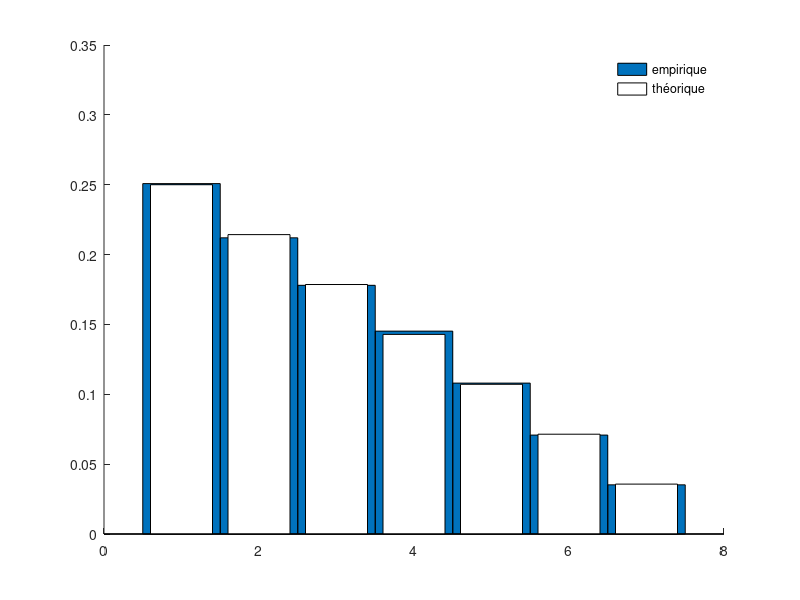

Write MATLAB code to recreate this figure. (Note: this script raises an error after producing the figure.)
clear variables;
close all;
clc;

N = 5000;
X = zeros(1,N);
n=8;
for k = 1:N
    Tir = randi([1 n],1,2);
    while Tir(1) == Tir(2)
        Tir = randi([1 n],1,2);
    end
    X(k) = min(Tir);
end

%loi de probabilité empirique
[h_emp, xout] = hist(X,1:7);%histogramme
h_emp = h_emp./N;
hold on
bar(xout,h_emp,1);%affichage

EspEmp = mean(X);
VarEmp = std(X)^2;

%loi de probabilité théorique
A = zeros(1,n-1);
for k = 1:n-1
    A(k) = (2*(n-k))/(n*(n-1));
end

EspTh = (n + 1) / 3;
VarTh = (n^2 - n - 2) / 18;

bar(xout,A,'w')
legend('empirique','théorique')
legend boxoff

txt1 = texlabel(sprintf('%d boules',n));
text(6,0.2,txt1)
txt2 = texlabel(sprintf('%d expériences',N));
text(6,0.19,txt2)

text(6,0.17,['$E(X)_{emp}= $', num2str(EspEmp)],'Interpreter','latex')
text(6,0.16,['$E(X)_{th}= $', num2str(EspTh)],'Interpreter','latex')

text(6,0.14,['$V(X)_{emp}= $', num2str(VarEmp)],'Interpreter','latex')
text(6,0.13,['$V(X)_{th}= $', num2str(VarTh)],'Interpreter','latex')

